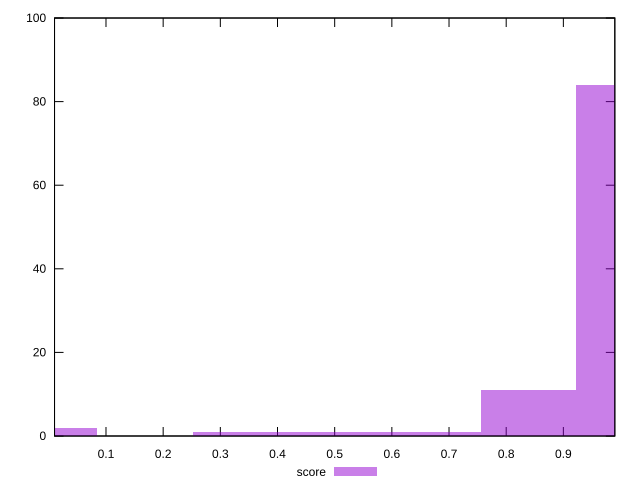

The script that saved this image:
reset

$score <<EOF
1.00686716056732 84
0.50343358028366 1
0 2
0.8390559671394333 11
0.6712447737115467 1
0.33562238685577334 1
EOF

set key outside below
set boxwidth 0.16781119342788667
set xrange [0.01:0.99]
set yrange [0:100]
set trange [0:100]
set style fill transparent solid 0.5 noborder
set terminal svg size 640, 490 enhanced background rgb 'white'
set output "reports/report_00028_2021-02-24T12-49-42.674Z/largest-contentful-paint/samples/music/score/histogram.svg"

plot $score title "score" with boxes

reset
